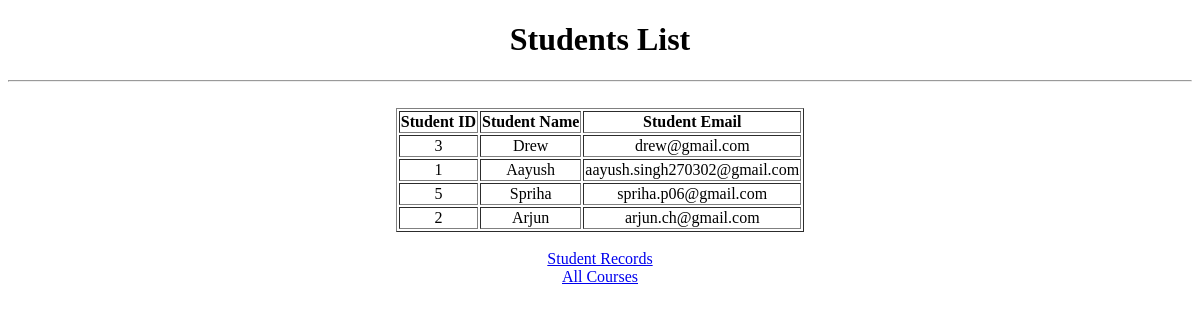
/cdetail/CSE2001, run on an earlier commit of the app's database.
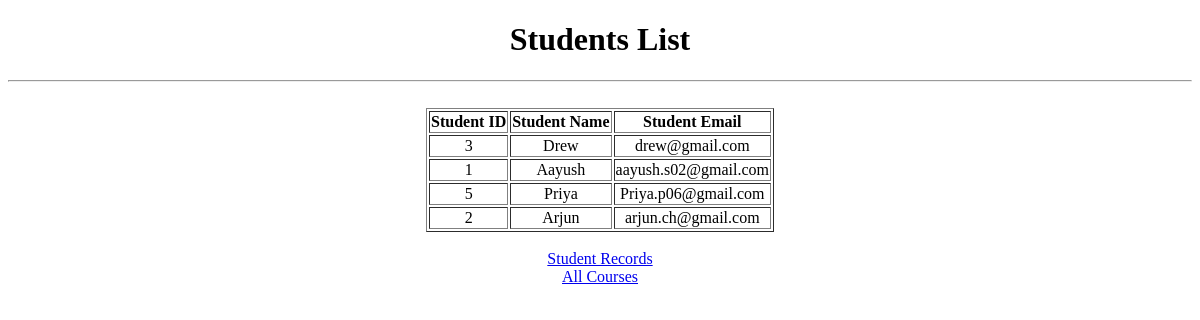
And on a later commit of the database.
### crud/models.py (models this page shows)
class newp(models.Model):
    studentid=models.ForeignKey(crudst,on_delete=CASCADE)
    courseno=models.ForeignKey(course,on_delete=CASCADE)

class crudst(models.Model):
    stid=models.AutoField(primary_key=True)
    stname=models.CharField(max_length=70)
    stgrade=models.CharField(max_length=50)
    stemail=models.CharField(max_length=90,unique=True)

### crud/views.py (the view)
# urls.py: path('cdetail/<str:cid>',views.coursedisplay,name="cdisplay")
def coursedisplay(request,cid):
    details=newp.objects.filter(courseno_id=cid)
    return render(request,'coursedet.html',{"newp":details})

### crud/templates/coursedet.html (shortened to what this page needs)
<!DOCTYPE html>
<html lang="en">
<head>
</head>
<body>
    <center><h1>Students List</h1>
    <hr/>
    <br>
    <table border="1">
        <tr>
            <th>Student ID</th>
            <th>Student Name</th>
            <th>Student Email</th>
        </tr>
    {% for check2 in newp %}
     <tr>
        <td><center>{{check2.studentid.stid}}</center></td>
         <td><center>{{check2.studentid.stname}}</center></td>
         <td><center>{{check2.studentid.stemail}}</center></td>
    </tr>
    {% endfor %}
    </table>
    <br>
    <a href="{% url 'stdisplay' %}">Student Records</a>
    <br>
    <a href="{% url 'cdisplay' %}">All Courses</a>
    </center>
</body>
</html>

What changed in the data, as far as the page shows it:
changed through a linked row, newp "Aayush": studentid.stemail "aayush.singh270302@gmail.com" → "aayush.s02@gmail.com"
changed through a linked row, newp: studentid.stname "Spriha" → "Priya"; studentid.stemail "spriha.p06@gmail.com" → "Priya.p06@gmail.com"
